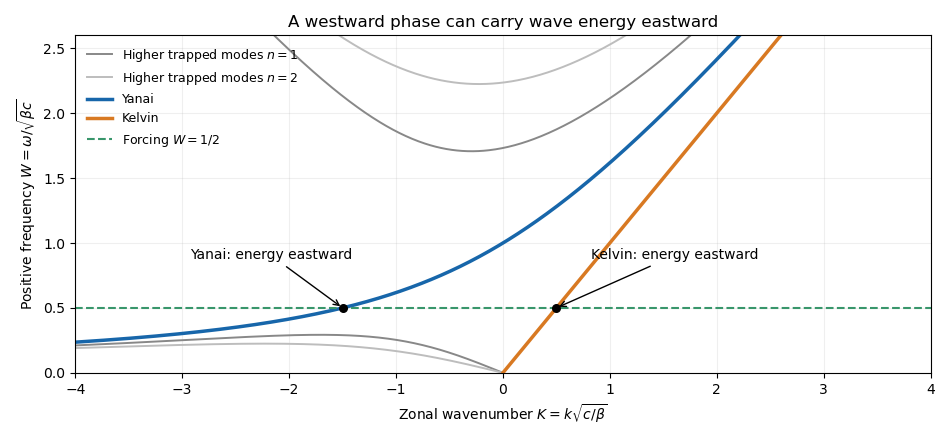

Write the Python code that produced this figure.
"""Equatorial shallow-water dispersion; write a PNG to the working directory."""
from pathlib import Path

import matplotlib.pyplot as plt
import numpy as np


def main():
    k = np.linspace(-4, 4, 801)
    yanai = (k + np.sqrt(k * k + 4)) / 2
    fig, ax = plt.subplots(figsize=(9.5, 4.4), dpi=100, facecolor="white")
    for n, color in [(1, "#888888"), (2, "#bdbdbd")]:
        branches = np.full((3, len(k)), np.nan)
        for i, kk in enumerate(k):
            roots = np.sort(np.roots([1, 0, -(kk * kk + 2 * n + 1), -kk]).real)
            roots[roots <= 0] = np.nan
            branches[:, i] = roots
        for j, branch in enumerate(branches):
            ax.plot(k, branch, color=color, lw=1.4,
                    label=rf"Higher trapped modes $n={n}$" if j == 2 else None)
    ax.plot(k, yanai, color="#1766aa", lw=2.5, label="Yanai")
    kp = np.linspace(0, 4, 300)
    ax.plot(kp, kp, color="#d87922", lw=2.5, label="Kelvin")
    ax.axhline(0.5, color="#38966b", ls="--", lw=1.5, label=r"Forcing $W=1/2$")
    for point, label, offset in [(-1.5, "Yanai: energy eastward", (-110, 35)),
                                 (0.5, "Kelvin: energy eastward", (25, 35))]:
        ax.scatter([point], [0.5], color="black", zorder=5, s=30)
        ax.annotate(label, (point, .5), xytext=offset, textcoords="offset points",
                    fontsize=10, arrowprops={"arrowstyle": "->", "color": "black"})
    ax.set(xlim=(-4, 4), ylim=(0, 2.6), xlabel=r"Zonal wavenumber $K=k\sqrt{c/\beta}$",
           ylabel=r"Positive frequency $W=\omega/\sqrt{\beta c}$",
           title="A westward phase can carry wave energy eastward")
    ax.grid(alpha=.2)
    ax.legend(frameon=False, fontsize=9, loc="upper left")
    fig.tight_layout()
    fig.savefig(Path.cwd() / Path(__file__).with_suffix(".png").name,
                facecolor="white", transparent=False, dpi=100)
    plt.close(fig)


if __name__ == "__main__":
    main()
